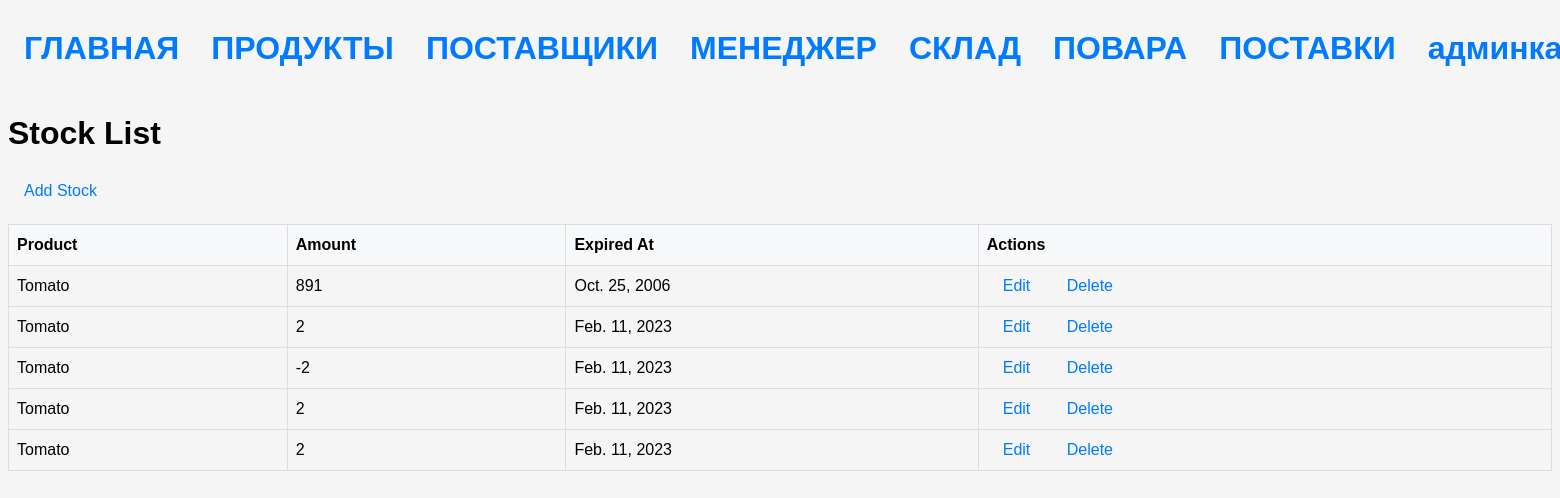
Page /stock/ on the earlier database version.
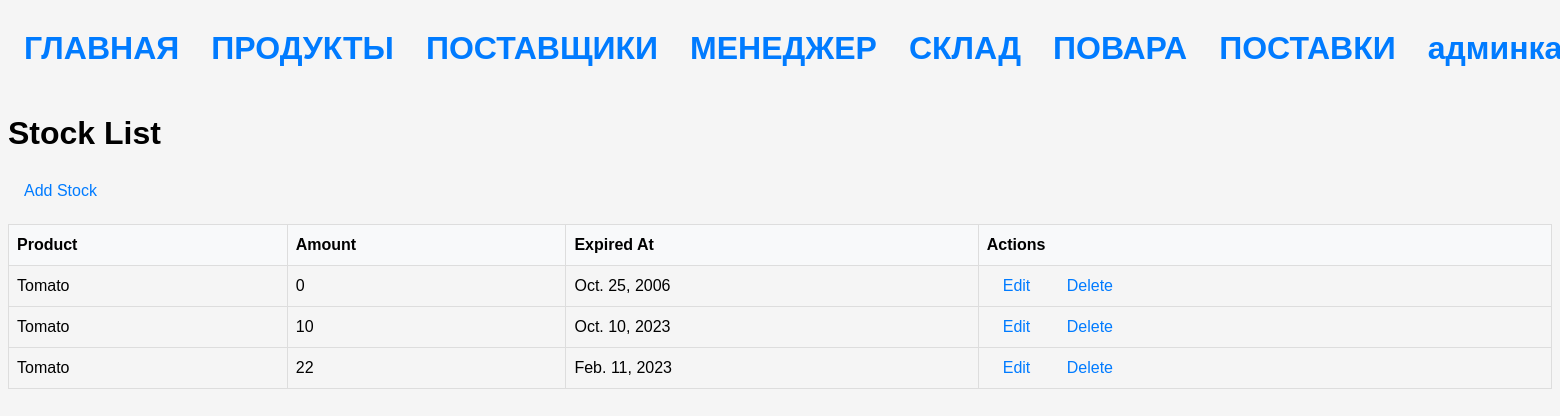
Same page on the later database version.
### stock/models.py (models this page shows, shortened)
class StockProduct(Model):
    product = models.ForeignKey(Product, on_delete=models.CASCADE)
    amount = models.IntegerField()
    expired_at = models.DateField()

class Product(Model):
    name = models.CharField(max_length=64)
    term = models.IntegerField()
    measure = models.ForeignKey(Measure, on_delete=models.CASCADE)
    def __str__(self):
        return self.name

### stock/views.py (the view)
# urls.py: path('stock/', StockListView.as_view(), name='stock'),
class StockListView(ListView):
    model = StockProduct
    template_name = 'stock/stock_list.html'
    context_object_name = 'stocks'

### templates/stock/stock_list.html (shortened to what this page needs)
{% extends 'base.html' %}
{% block content %}
  <h1>Stock List</h1>
  <a href="{% url 'create_stock' %}">Add Stock</a>
  <table>
    <thead>
      <tr>
        <th>Product</th>
        <th>Amount</th>
        <th>Expired At</th>
        <th>Actions</th>
      </tr>
    </thead>
    <tbody>
      {% for stock in stocks %}
        <tr>
          <td>{{ stock.product }}</td>
          <td>{{ stock.amount }}</td>
          <td>{{ stock.expired_at }}</td>
          <td>
            <a href="{% url 'update_stock' stock.pk %}">Edit</a>
            <a href="{% url 'delete_stock' stock.pk %}">Delete</a>
          </td>
        </tr>
      {% endfor %}
    </tbody>
  </table>
{% endblock %}

### templates/base.html (shortened to what this page needs)
<!DOCTYPE html>
{%load static%}
{% include 'navbar.html' %}
<html>
<head>
    <link rel="stylesheet" type="text/css" href="{% static 'styles/styles.css' %}">
</head>
<body>
    {% block content %}{% endblock %}
</body>
</html>

### templates/navbar.html
<div style="display: flex; flex-wrap: nowrap;">
    <a href='/'>
    <h1>ГЛАВНАЯ</h1>
</a>
<a href="{% url 'product' %}">
    <h1>ПРОДУКТЫ</h1>
</a>
<a href="{% url 'supplier' %}">
    <h1>ПОСТАВЩИКИ</h1>
</a>
<a href="{% url 'manager'%}">
    <h1>МЕНЕДЖЕР</h1>
</a>
<a href="{% url 'stock'%}">
    <h1>СКЛАД</h1>
</a>
<a href="{% url 'cooker'%}">
    <h1>ПОВАРА</h1>
</a>
<a href="{%url 'supplies'%}">
    <h1>ПОСТАВКИ</h1>
</a>
<a href="admin/">
    <h1>админка</h1>
</a>
</div>

### static/styles/styles.css (style rules this page uses)
body { font-family: Arial, sans-serif; font-size: 16px; line-height: 1.5; background-color: #f5f5f5; }
h1, h2, h3, h4, h5, h6 { font-weight: bold; margin-top: 0; }
a { color: #007bff; text-decoration: none; margin: 1em; }
table { width: 100%; border-collapse: collapse; }
th, td { border: 1px solid #ddd; padding: 8px; text-align: left; }
th { background-color: #f8f9fa; }

Differences in the rows shown:
removed StockProduct: product "Tomato", amount "2", expired_at "Feb. 11, 2023"
removed StockProduct: product "Tomato", amount "-2", expired_at "Feb. 11, 2023"
removed StockProduct: product "Tomato", amount "2", expired_at "Feb. 11, 2023"
removed StockProduct: product "Tomato", amount "2", expired_at "Feb. 11, 2023"
changed StockProduct "Oct. 25, 2006": amount "891" → "0"
added StockProduct: product "Tomato", amount "10", expired_at "Oct. 10, 2023"
added StockProduct: product "Tomato", amount "22", expired_at "Feb. 11, 2023"
